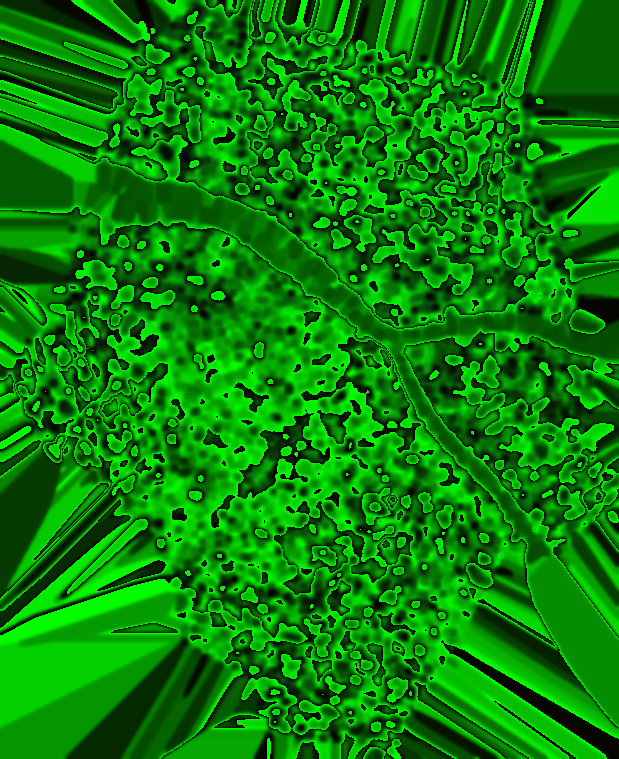
#> input picture data/dem/pontianak_dem.png, 619 x 759 px, found by its file name
$ python kalibrasi.py
#> lines starting #> are read from the running program, lines starting #| are printed output that depends on the picture
#!/usr/bin/env python3
"""
kalibrasi.py - Uji skenario PRD (bagian 9.2) langsung dari data DEM, tanpa UI.

Memakai model yang sama dengan PRD bagian 5:
    Q_eff = Q_drain[drainase] * max(0, 1 - T / T_ref)
    R_net = max(0, C[drainase] * I - Q_eff)
    H     = T + k * (R_net * D) / 1000
    sel tergenang bila (z - offset) <= H ; jika H <= 0 tidak ada genangan

Jalankan dari root proyek:
    python tools/kalibrasi.py                      # cari offset + k terbaik
    python tools/kalibrasi.py --offset 1.2 --k 7   # lihat satu kombinasi saja
"""
import argparse

import numpy as np
from PIL import Image

PNG = "data/dem/pontianak_dem.png"
C = {"baik": 0.50, "sedang": 0.70, "buruk": 0.90}
Q_DRAIN = {"baik": 10.0, "sedang": 5.0, "buruk": 1.0}
T_REF = 1.5
H_MAKS = 3.0
AMBANG = [(5, "Aman"), (20, "Waspada"), (40, "Siaga")]  # sisanya Banjir

# (no, I mm/jam, D jam, T m, drainase, batas bawah %, batas atas %, harapan)
SKENARIO = [
    (1, 3, 3, 0.1, "baik", 0, 5, "Aman"),
    (2, 7, 4, 0.2, "sedang", 0, 20, "Aman atau Waspada"),
    (3, 15, 6, 0.4, "sedang", 5, 40, "Waspada atau Siaga"),
    (4, 30, 8, 0.6, "buruk", 20, 100.01, "Siaga atau Banjir"),
    (5, 0, 6, 0.0, "baik", 0, 5, "Aman, tanpa genangan"),
    (6, 15, 6, 1.0, "buruk", None, None, "status >= skenario 3"),
]


def status(persen):
    for batas, nama in AMBANG:
        if persen < batas:
            return nama
    return "Banjir"


def muka_air(I, D, T, drain, k):
    q_eff = Q_DRAIN[drain] * max(0.0, 1.0 - T / T_REF)
    r_net = max(0.0, C[drain] * I - q_eff)
    return min(H_MAKS, T + k * (r_net * D) / 1000.0)


def persen_tergenang(zs, n, H):
    if H <= 0:
        return 0.0
    return np.searchsorted(zs, H, side="right") / n * 100.0


def evaluasi(z_darat, offset, k):
    """Kembalikan ([(no, H, persen, status, margin)], skor = margin terkecil)."""
    zs = np.sort(z_darat - offset)
    n = zs.size
    hasil = []
    f3 = None
    for no, I, D, T, drain, lo, hi, _ in SKENARIO:
        H = muka_air(I, D, T, drain, k)
        f = persen_tergenang(zs, n, H)
        if no == 3:
            f3 = f
        if no == 6:
            margin = f - f3
        elif no == 5:
            margin = 5 - f if H <= 0 else -1
        else:
            kandidat = [hi - f]
            if lo > 0:
                kandidat.append(f - lo)
            margin = min(kandidat)
        hasil.append((no, H, f, status(f), margin))
    return hasil, min(h[4] for h in hasil)


def cetak_tabel(hasil):
    print(f"  {'#':<3}{'H (m)':>8}{'tergenang':>12}  {'status':<9}{'margin':>8}  harapan")
    for (no, H, f, st, m), s in zip(hasil, SKENARIO):
        tanda = "OK" if m >= 0 else "GAGAL"
        print(f"  {no:<3}{H:8.2f}{f:11.1f}%  {st:<9}{m:8.1f}  {s[7]}  [{tanda}]")


def main():
    ap = argparse.ArgumentParser()
    ap.add_argument("--png", default=PNG)
    ap.add_argument("--offset", type=float, default=None)
    ap.add_argument("--k", type=float, default=4.0)
    ap.add_argument("--top", type=int, default=10)
    a = ap.parse_args()

    png = np.array(Image.open(a.png))
#> png is the input picture: shape (759, 619, 4); mean R, G, B, A 4.9, 128.2, 2.4, 255
    z = ((png[..., 0].astype(int) * 256 + png[..., 1]) / 100.0) - 10.0
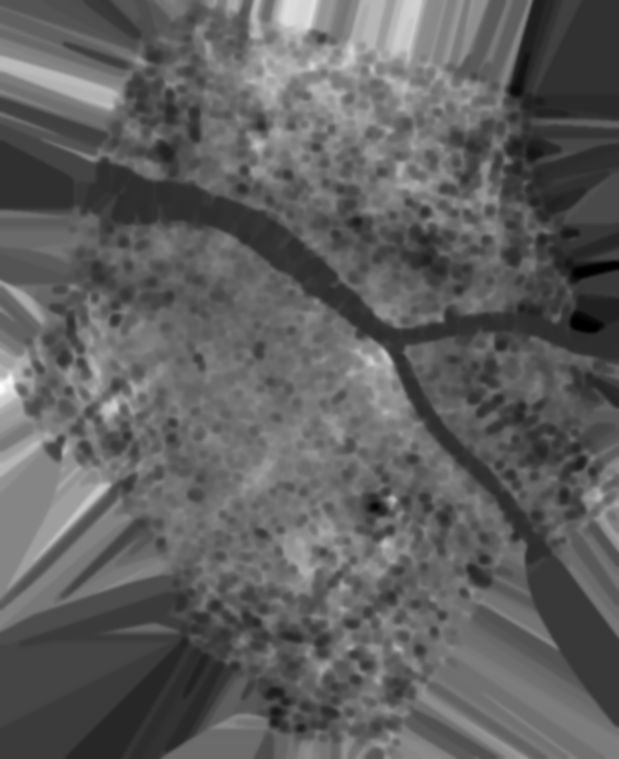
#> z: shape (759, 619) float64; min -1.58, max 12.8, mean 3.83; drawn with min black and max white
    z_darat = z[png[..., 2] > 0].astype("float64")
    print(f"Sel darat: {z_darat.size:,} | persentil z: "
          + " | ".join(f"p{p} {np.percentile(z_darat, p):.2f}" for p in (1, 5, 10, 25, 50, 75, 90)))
#| Sel darat: 282,664 | persentil z: p1 0.80 | p5 1.60 | p10 2.13 | p25 3.18 | p50 4.17 | p75 5.04 | p90 5.97

    if a.offset is not None:
        hasil, skor = evaluasi(z_darat, a.offset, a.k)
        print(f"\nOffset {a.offset:.2f} m, k = {a.k:g}  ->  skor (margin terkecil) {skor:.1f} poin%")
        cetak_tabel(hasil)
        return

    kandidat = []
    for off in np.arange(0.0, 3.01, 0.1):
        for k in np.arange(2.0, 12.01, 0.5):
            hasil, skor = evaluasi(z_darat, float(off), float(k))
            if skor >= 0:
                kandidat.append((skor, float(off), float(k), hasil))
#> after the loop, kandidat = 85 items
    # margin >= 2 poin% sudah cukup aman; di antara yang cukup aman, pilih k terkecil (paling dekat PRD)
    kandidat.sort(key=lambda x: (-min(x[0], 2.0), x[2], x[1]))
    print(f"\nKombinasi yang meloloskan semua skenario: {len(kandidat)}")
#| Kombinasi yang meloloskan semua skenario: 85
    if not kandidat:
        print("Tidak ada. Kirim output ini, kita periksa asumsi lain (C, Q_drain, ambang).")
        return
    for skor, off, k, hasil in kandidat[:a.top]:
        f = [h[2] for h in hasil]
        print(f"  offset {off:.1f} | k {k:4.1f} | margin {skor:4.1f} | tergenang S1-S4,S6: "
              + ", ".join(f"{x:.1f}%" for x in (f[0], f[1], f[2], f[3], f[5])))
#> this loop made 10 passes
#> (skor, off, k, f) on passes 1 to 10: (2.04, 1.2, 6, [2.81, 3.57, 7.04, 22.83, 0, 16.61]), (2.19, 1.2, 6.5, [2.81, 3.57, 7.24, 24.96, 0, 17.16]), (2.19, 1.2, 7, [2.81, 3.57, 7.42, 27.05, 0, 17.72]), (2.19, 1.2, 7.5, [2.81, 3.57, 7.6, 29.55, 0, 18.33]), (2.19, 1.2, 8, [2.81, 3.57, 7.8, 31.89, 0, 18.93]), (2.04, 1.1, 8.5, [2.3, 2.93, 7.04, 32.11, 0, 18.02]), (2.19, 1.2, 8.5, [2.81, 3.57, 7.99, 34.52, 0, 19.56]), (2.24, 1.1, 9, [2.3, 2.99, 7.24, 34.77, 0, 18.63]), (2.19, 1.2, 9, [2.81, 3.65, 8.2, 37.24, 0, 20.22]), (2.42, 1.1, 9.5, [2.3, 2.99, 7.42, 37.24, 0, 19.24])
#|   offset 1.2 | k  6.0 | margin  2.0 | tergenang S1-S4,S6: 2.8%, 3.6%, 7.0%, 22.8%, 16.6%
#|   offset 1.2 | k  6.5 | margin  2.2 | tergenang S1-S4,S6: 2.8%, 3.6%, 7.2%, 25.0%, 17.2%
#|   offset 1.2 | k  7.0 | margin  2.2 | tergenang S1-S4,S6: 2.8%, 3.6%, 7.4%, 27.1%, 17.7%
#|   offset 1.2 | k  7.5 | margin  2.2 | tergenang S1-S4,S6: 2.8%, 3.6%, 7.6%, 29.6%, 18.3%
#|   offset 1.2 | k  8.0 | margin  2.2 | tergenang S1-S4,S6: 2.8%, 3.6%, 7.8%, 31.9%, 18.9%
#|   offset 1.1 | k  8.5 | margin  2.0 | tergenang S1-S4,S6: 2.3%, 2.9%, 7.0%, 32.1%, 18.0%
#|   offset 1.2 | k  8.5 | margin  2.2 | tergenang S1-S4,S6: 2.8%, 3.6%, 8.0%, 34.5%, 19.6%
#|   offset 1.1 | k  9.0 | margin  2.2 | tergenang S1-S4,S6: 2.3%, 3.0%, 7.2%, 34.8%, 18.6%
#> (further printed lines are left out)
    skor, off, k, hasil = kandidat[0]
#> skor = 2.04; off = 1.2; k = 6; hasil = [(1, 0.1, 2.81, 'Aman', 2.19), (2, 0.214, 3.57, 'Aman', 16.43), (3, 0.646, 7.04, 'Waspada', 2.04), (4, 1.87, 22.83, 'Siaga', 2.83), (5, 0, 0, 'Aman', 5), (6, 1.47, 16.61, 'Waspada', 9.56)]
    print(f"\nRincian kombinasi teratas (offset {off:.1f} m, k {k:g}):")
#| Rincian kombinasi teratas (offset 1.2 m, k 6):
    cetak_tabel(hasil)
#> the loop in cetak_tabel, `for (no, H, f, st, m), s in zip(hasil, SKENARIO):` made 6 passes
#> (H, f, st, m, s) on passes 1 to 5: (0.1, 2.81, 'Aman', 2.19, (1, 3, 3, 0.1, 'baik', 0, 5, 'Aman')), (0.214, 3.57, 'Aman', 16.43, (2, 7, 4, 0.2, 'sedang', 0, 20, 'Aman atau Waspada')), (0.646, 7.04, 'Waspada', 2.04, (3, 15, 6, 0.4, 'sedang', 5, 40, 'Waspada atau Siaga')), (1.87, 22.83, 'Siaga', 2.83, (4, 30, 8, 0.6, 'buruk', 20, 100, 'Siaga atau Banjir')), (0, 0, 'Aman', 5, (5, 0, 6, 0, 'baik', 0, 5, 'Aman, tanpa genangan'))
#> (H, f, st, m) on pass 6: (1.47, 16.61, 'Waspada', 9.56)
#|   1      0.10        2.8%  Aman          2.2  Aman  [OK]
#|   2      0.21        3.6%  Aman         16.4  Aman atau Waspada  [OK]
#|   3      0.65        7.0%  Waspada       2.0  Waspada atau Siaga  [OK]
#|   4      1.87       22.8%  Siaga         2.8  Siaga atau Banjir  [OK]
#|   5      0.00        0.0%  Aman          5.0  Aman, tanpa genangan  [OK]
#|   6      1.47       16.6%  Waspada       9.6  status >= skenario 3  [OK]


if __name__ == "__main__":
    main()
